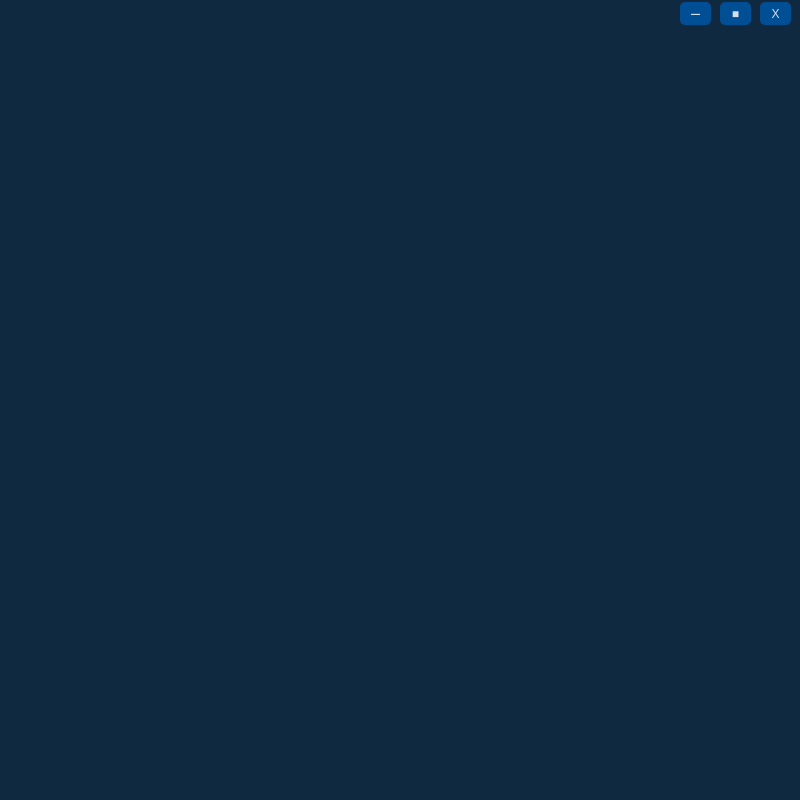
<?xml version="1.0" encoding="UTF-8"?>
<ui version="4.0">
 <class>MainWindow</class>
 <widget class="QMainWindow" name="MainWindow">
  <property name="geometry">
   <rect>
    <x>0</x>
    <y>0</y>
    <width>800</width>
    <height>800</height>
   </rect>
  </property>
  <property name="windowTitle">
   <string>MainWindow</string>
  </property>
  <property name="styleSheet">
   <string notr="true">QWidget
{
    color: #b1b1b1;
    background-color: #0e2940;
}

QWidget:item:hover
{
    background-color: QLinearGradient( x1: 0, y1: 0, x2: 0, y2: 1, stop: 0 #D1DBCB, stop: 1 #b2b6af);
    color: #000000;
}

QWidget:item:selected
{
    background-color: QLinearGradient( x1: 0, y1: 0, x2: 0, y2: 1, stop: 0 #D1DBCB, stop: 1 #b2b6af);
}</string>
  </property>
  <widget class="QWidget" name="centralwidget">
   <widget class="QLabel" name="label">
    <property name="geometry">
     <rect>
      <x>0</x>
      <y>0</y>
      <width>800</width>
      <height>800</height>
     </rect>
    </property>
    <property name="styleSheet">
     <string notr="true"/>
    </property>
    <property name="text">
     <string/>
    </property>
   </widget>
   <widget class="QPushButton" name="btn_quit">
    <property name="geometry">
     <rect>
      <x>760</x>
      <y>2</y>
      <width>31</width>
      <height>23</height>
     </rect>
    </property>
    <property name="styleSheet">
     <string notr="true">QPushButton#btn_quit{	
	background-color: qlineargradient(spread:pad, x1:0, y1:0.505682, x2:1, y2:0.477, stop:0 rgb(0, 78, 148), stop:1 rgb(0, 78, 148));
	color:rgba(255, 255, 255, 210);
	border-radius:5px;
}
QPushButton#btn_quit:hover{	
	background-color: qlineargradient(spread:pad, x1:0, y1:0.505682, x2:1, y2:0.477, stop:0 rgb(0, 78, 148), stop:1 rgb(0, 78, 148));
}
QPushButton#btn_quit:pressed{
	padding-left:2px;
	padding-top:2px;	
	background-color:rgb(0, 78, 148);
}</string>
    </property>
    <property name="text">
     <string>X</string>
    </property>
   </widget>
   <widget class="QPushButton" name="btn_fscreen">
    <property name="geometry">
     <rect>
      <x>720</x>
      <y>2</y>
      <width>31</width>
      <height>23</height>
     </rect>
    </property>
    <property name="font">
     <font/>
    </property>
    <property name="styleSheet">
     <string notr="true">QPushButton#btn_fscreen{	
	background-color: qlineargradient(spread:pad, x1:0, y1:0.505682, x2:1, y2:0.477, stop:0 rgb(0, 78, 148), stop:1 rgb(0, 78, 148));
	color:rgba(255, 255, 255, 210);
	border-radius:5px;
}
QPushButton#btn_fscreen:hover{	
	background-color: qlineargradient(spread:pad, x1:0, y1:0.505682, x2:1, y2:0.477, stop:0 rgb(0, 78, 148), stop:1 rgb(0, 78, 148));
}
QPushButton#btn_fscreen:pressed{
	padding-left:2px;
	padding-top:2px;	
	background-color:rgb(0, 78, 148);
}</string>
    </property>
    <property name="text">
     <string>■</string>
    </property>
   </widget>
   <widget class="QPushButton" name="btn_hide">
    <property name="geometry">
     <rect>
      <x>680</x>
      <y>2</y>
      <width>31</width>
      <height>23</height>
     </rect>
    </property>
    <property name="styleSheet">
     <string notr="true">QPushButton#btn_hide{	
	background-color: qlineargradient(spread:pad, x1:0, y1:0.505682, x2:1, y2:0.477, stop:0 rgb(0, 78, 148), stop:1 rgb(0, 78, 148));
	color:rgba(255, 255, 255, 210);
	border-radius:5px;
}
QPushButton#btn_hide:hover{	
	background-color: qlineargradient(spread:pad, x1:0, y1:0.505682, x2:1, y2:0.477, stop:0 rgb(0, 78, 148), stop:1 rgb(0, 78, 148));
}
QPushButton#btn_hide:pressed{
	padding-left:2px;
	padding-top:2px;	
	background-color:rgb(0, 78, 148);
}</string>
    </property>
    <property name="text">
     <string>－</string>
    </property>
   </widget>
  </widget>
 </widget>
 <resources>
  <include location="res.qrc"/>
 </resources>
 <connections/>
</ui>
